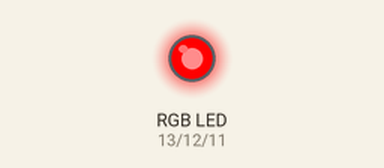
The sketch below on a simulated Arduino Uno, built with avr-gcc and run on an emulated ATmega328P. Parts: an RGB LED mixed from three pins (HIGH = lit).

Above: at 0.5 s.
At 1.5 s:
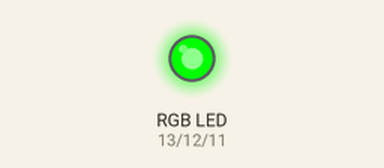
At 5.5 s:
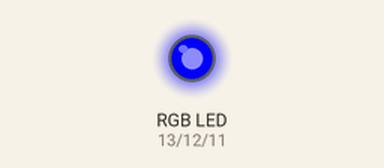
Timing chart, 0 to 6.9 s (numbered marks = the images above):
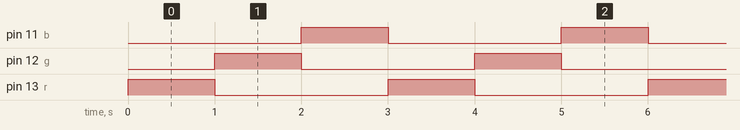

Measured:
- by itself, pin 11 (b), pin 12 (g), pin 13 (r): alternates HIGH for 1.0 s and LOW for 2.0 s
- by itself, everything shown: repeats every 3.0 s, in 3 steps

The sketch:

05_RGB.ino
```cpp
int r = 13;
int g = 12;
int b = 11;

void setup() {
  pinMode(r, OUTPUT);
  pinMode(g, OUTPUT);
  pinMode(b, OUTPUT);
}

void loop() {
  digitalWrite(r, HIGH);
  digitalWrite(g, LOW);
  digitalWrite(b, LOW);
  delay(1000);

  digitalWrite(r, LOW);
  digitalWrite(g, HIGH);
  digitalWrite(b, LOW);
  delay(1000);

  digitalWrite(r, LOW);
  digitalWrite(g, LOW);
  digitalWrite(b, HIGH);
  delay(1000);
}
```
